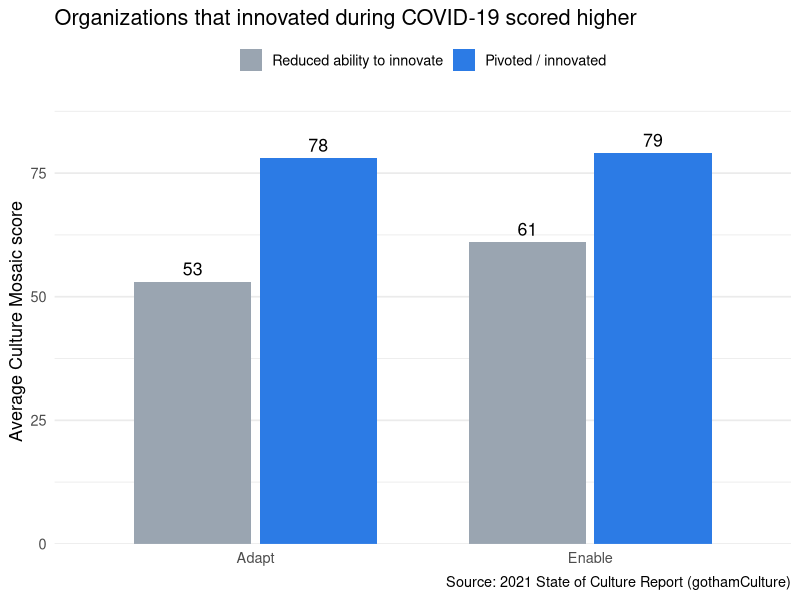
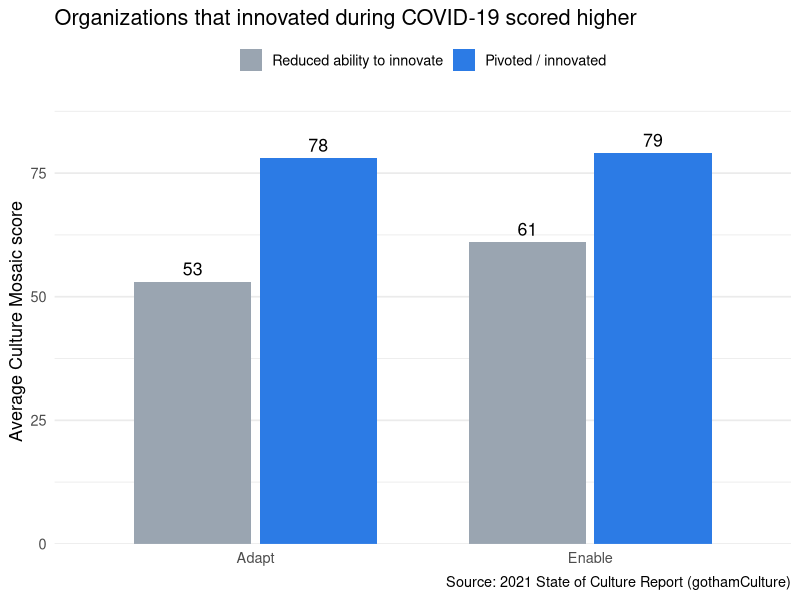

The R script that drew these images, in order:
## ---- chunk 1
#| echo: false
#| message: false
#| fig-alt: "Bar chart: organizations that innovated during COVID-19 scored higher on Enable (79 vs 61) and Adapt (78 vs 53)."
library(ggplot2)

scores <- data.frame(
  dimension = rep(c("Enable", "Adapt"), each = 2),
  group = rep(c("Reduced ability to innovate", "Pivoted / innovated"), 2),
  score = c(61, 79, 53, 78)
)
scores$group <- factor(scores$group, levels = c("Reduced ability to innovate", "Pivoted / innovated"))

p <- ggplot(scores, aes(dimension, score, fill = group)) +
  geom_col(position = position_dodge(width = 0.75), width = 0.7) +
  geom_text(aes(label = score), position = position_dodge(width = 0.75),
            vjust = -0.5, size = 4.5) +
  scale_fill_manual(values = c("#9aa5b1", "#2c7be5")) +
  scale_y_continuous(limits = c(0, 90), expand = c(0, 0)) +
  labs(x = NULL, y = "Average Culture Mosaic score", fill = NULL,
       title = "Organizations that innovated during COVID-19 scored higher",
       caption = "Source: 2021 State of Culture Report (gothamCulture)") +
  theme_minimal(base_size = 13) +
  theme(legend.position = "top", panel.grid.major.x = element_blank())

ggsave("thumbnail.png", p, width = 7, height = 4.5, dpi = 100, bg = "white")
p
